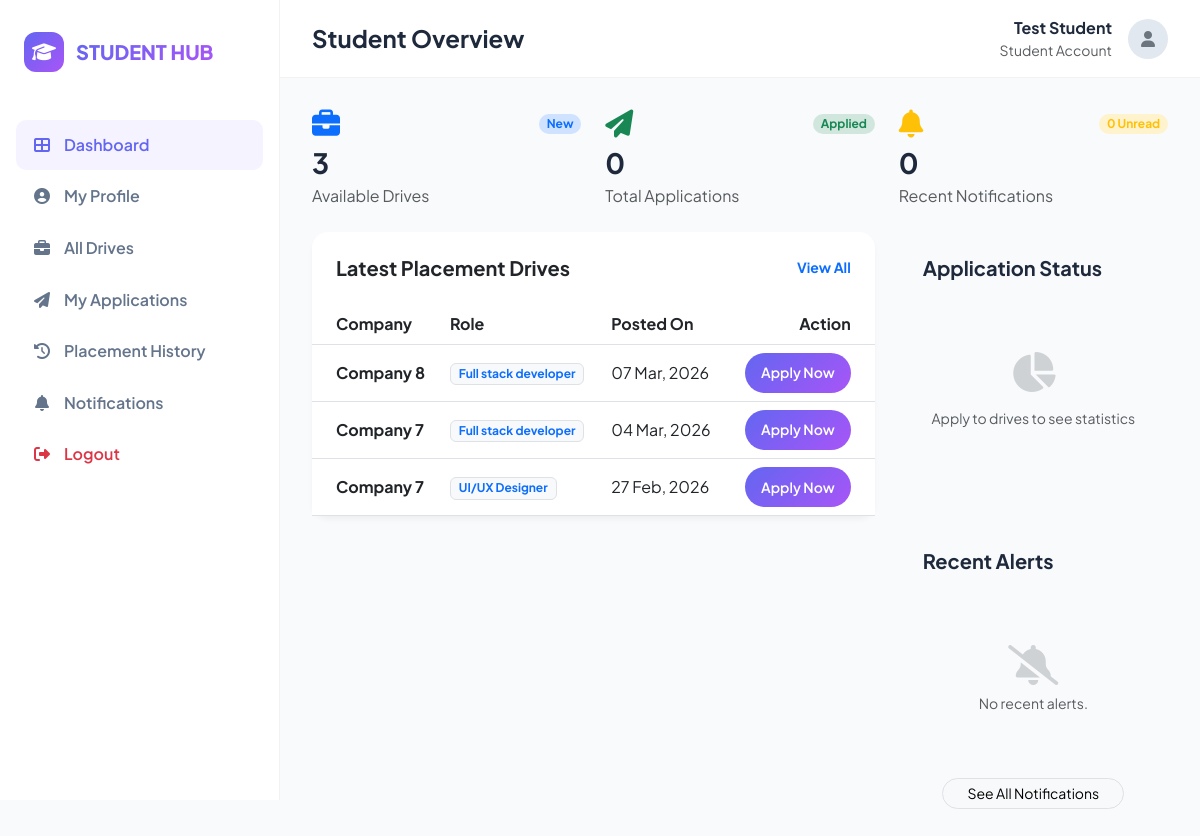
The app's page /student/dashboard (signed in) with its own data.
### models/student_profile.py (models this page shows, shortened)
class StudentProfile(db.Model):
    __tablename__ = "student_profiles"
    id = db.Column(db.Integer, primary_key=True)
    account_id = db.Column(db.Integer, db.ForeignKey("accounts.id"), unique=True, nullable=False)
    full_name = db.Column(db.String(255), nullable=False)
    university_register_number = db.Column(db.String(100), unique=True, nullable=False)
    gender_code = db.Column(db.String(20), nullable=True)
    date_of_birth = db.Column(db.Date, nullable=True)
    institutional_email = db.Column(db.String(255), unique=True, nullable=False)
    personal_email = db.Column(db.String(255), nullable=True)
    primary_phone = db.Column(db.String(20), nullable=False)
    secondary_phone = db.Column(db.String(20), nullable=True)
    skills = db.Column(db.String(500), nullable=True)
    cv_filename = db.Column(db.String(255), nullable=True)

### models/placement_drive.py (models this page shows, shortened)
class PlacementDrive(db.Model):
    __tablename__ = "placement_drives"
    id = db.Column(db.Integer, primary_key=True)
    company_id = db.Column(db.Integer, db.ForeignKey("company_profiles.id"), nullable=False)
    company = db.relationship("CompanyProfile")
    job_title = db.Column(db.String(200), nullable=False)
    job_description = db.Column(db.Text, nullable=False)
    eligibility_criteria = db.Column(db.String(500), nullable=False)
    job_location = db.Column(db.String(100), nullable=False)
    package_amount = db.Column(db.String(50), nullable=False)
    application_deadline = db.Column(db.DateTime, nullable=False)
    approval_status = db.Column(
        db.Enum(DriveStatus),
        nullable=False,
        default=DriveStatus.PENDING
    )
    created_at = db.Column(db.DateTime, nullable=False, server_default=db.func.now())
    approved_at = db.Column(db.DateTime, nullable=True, onupdate=db.func.now())
    rejection_reason = db.Column(db.String(500), nullable=True)

### models/company_profile.py (models this page shows, shortened)
class CompanyProfile(db.Model):
    __tablename__ = "company_profiles"
    id = db.Column(db.Integer, primary_key=True)
    account_id = db.Column(db.Integer, db.ForeignKey("accounts.id"), unique=True, nullable=False)
    name = db.Column(db.String(255), nullable=False)
    company_id_field = db.Column(db.String(100), unique=True, nullable=False)
    website_url = db.Column(db.String(255), nullable=True)
    industry_type = db.Column(db.String(255), nullable=True)
    location = db.Column(db.String(255), nullable=True)
    approval_status = db.Column(
        db.Enum(ApprovalAction),
        nullable=False,
        default=ApprovalAction.PENDING,
        index=True
    )
    hr_contact = db.Column(db.String(255), nullable=False)
    work_email = db.Column(db.String(255), unique=True, nullable=False)

### routes/engagement_routes.py (the view)
@student_bp.route("/dashboard", endpoint="dashboard")
@active_account_required
def engagement_portal_main():
    profile = get_current_student_profile()
    student_name = profile.full_name if profile else "Student User"
    latest_drives = []
    app_count = 0
    unread_notifications_count = 0
    recent_notifications = []
    if profile:
        current_time = datetime.now()
        latest_drives = PlacementDrive.query.filter(
            PlacementDrive.approval_status == DriveStatus.APPROVED,
            PlacementDrive.application_deadline >= current_time
        ).order_by(PlacementDrive.created_at.desc()).limit(5).all()
        app_count = StudentApplication.query.filter_by(student_id=profile.id).count()
        unread_notifications_count = Notification.query.filter_by(
            student_id=profile.id,
            is_read=False
        ).count()
        recent_notifications = Notification.query.filter_by(
            student_id=profile.id
        ).order_by(Notification.created_at.desc()).limit(5).all()
        applied_drive_ids = [app.drive_id for app in StudentApplication.query.filter_by(student_id=profile.id).all()]
        status_counts = {
            'Applied': StudentApplication.query.filter_by(student_id=profile.id, status=ApplicationStatus.APPLIED).count(),
            'Shortlisted': StudentApplication.query.filter_by(student_id=profile.id, status=ApplicationStatus.SHORTLISTED).count(),
            'Selected': StudentApplication.query.filter_by(student_id=profile.id, status=ApplicationStatus.SELECTED).count(),
            'Rejected': StudentApplication.query.filter_by(student_id=profile.id, status=ApplicationStatus.REJECTED).count()
        }
    return render_template(
        "student/dashboard.html",
        student_name=student_name,
        latest_drives=latest_drives,
        app_count=app_count,
        unread_count=unread_notifications_count,
        recent_notifications=recent_notifications,
        applied_drive_ids=applied_drive_ids,
        status_counts=status_counts if profile else {}
    )

### templates/student/dashboard.html (shortened to what this page needs)
{% extends 'base_student.html' %}
{% block page_title %}Student Overview{% endblock %}
{% block content %}
<div class="row g-4 mb-4">
    <div class="col-md-4">
        <div class="portal-summary-tile">
            <div class="d-flex align-items-center justify-content-between mb-2">
                <i class="fas fa-briefcase text-primary fs-3"></i>
                <span class="badge bg-primary-subtle text-primary rounded-pill">New</span>
            </div>
            <h3 class="fw-bold mb-1">{{ latest_drives|length }}</h3>
            <p class="text-muted mb-0">Available Drives</p>
        </div>
    </div>
    <div class="col-md-4">
        <div class="portal-summary-tile">
            <div class="d-flex align-items-center justify-content-between mb-2">
                <i class="fas fa-paper-plane text-success fs-3"></i>
                <span class="badge bg-success-subtle text-success rounded-pill">Applied</span>
            </div>
            <h3 class="fw-bold mb-1">{{ app_count }}</h3>
            <p class="text-muted mb-0">Total Applications</p>
        </div>
    </div>
    <div class="col-md-4">
        <div class="portal-summary-tile">
            <div class="d-flex align-items-center justify-content-between mb-2">
                <i class="fas fa-bell text-warning fs-3"></i>
                <span class="badge bg-warning-subtle text-warning rounded-pill">{{ unread_count }} Unread</span>
            </div>
            <h3 class="fw-bold mb-1">{{ unread_count }}</h3>
            <p class="text-muted mb-0">Recent Notifications</p>
        </div>
    </div>
</div>
<div class="row g-4">
    <div class="col-lg-8">
        <div class="card mb-4">
            <div class="card-header bg-transparent border-0 p-4">
                <div class="d-flex justify-content-between align-items-center">
                    <h5 class="fw-bold mb-0">Latest Placement Drives</h5>
                    <a href="{{ url_for('student.placements') }}"
                        class="small text-decoration-none fw-bold text-primary">View All</a>
                </div>
            </div>
            <div class="card-body p-0">
                <div class="table-responsive">
                    <table class="table table-hover align-middle mb-0">
                        <thead class="bg-light">
                            <tr>
                                <th class="ps-4">Company</th>
                                <th>Role</th>
                                <th>Posted On</th>
                                <th class="pe-4 text-end">Action</th>
                            </tr>
                        </thead>
                        <tbody>
                            {% if latest_drives %}
                            {% for drive in latest_drives %}
                            <tr>
                                <td class="ps-4">
                                    <div class="fw-bold text-dark">{{ drive.company.name }}</div>
                                </td>
                                <td><span class="badge bg-light text-primary border">{{ drive.job_title }}</span></td>
                                <td>{{ drive.created_at | format_drive_date }}</td>
                                <td class="pe-4 text-end">
                                    {% if drive.id in applied_drive_ids %}
                                    <button class="btn btn-sm btn-success-subtle text-success rounded-pill px-3"
                                        disabled>
                                        <i class="fas fa-check-circle me-1"></i> Applied
                                    </button>
                                    {% else %}
                                    <a href="{{ url_for('student.placements') }}"
                                        class="btn btn-sm btn-primary-custom rounded-pill px-3">Apply Now</a>
                                    {% endif %}
                                </td>
                            </tr>
                            {% endfor %}
                            {% endif %}
                        </tbody>
                    </table>
                </div>
            </div>
        </div>
    </div>
    <div class="col-lg-4">
        <div class="portal-panel mb-4">
            <div class="card-header bg-transparent border-0 p-4">
                <h5 class="fw-bold mb-0">Application Status</h5>
            </div>
            <div class="card-body p-4 pt-0 d-flex flex-column align-items-center">
                <div style="width: 100%; max-width: 250px; position: relative;">
                </div>
            </div>
        </div>
        <div class="portal-panel h-100">
            <div class="card-header bg-transparent border-0 p-4">
                <h5 class="fw-bold mb-0">Recent Alerts</h5>
            </div>
            <div class="card-body p-4 pt-0">
                {% if recent_notifications %}
                {% for note in recent_notifications %}
                <div class="d-flex gap-3 mb-3 border-bottom pb-3">
                    <div class="flex-shrink-0">
                        <div class="rounded-circle {% if note.category == 'Success' %}bg-success-subtle text-success{% elif note.category == 'Warning' %}bg-danger-subtle text-danger{% else %}bg-info-subtle text-info{% endif %} p-2 d-flex align-items-center justify-content-center"
                            style="width: 35px; height: 35px;">
                            <i
                                class="fas {% if note.category == 'Success' %}fa-check{% elif note.category == 'Warning' %}fa-exclamation-triangle{% else %}fa-info-circle{% endif %} small"></i>
                        </div>
                    </div>
                    <div class="flex-grow-1 overflow-hidden">
                        <p class="mb-0 small fw-bold text-dark text-truncate">{{ note.message }}</p>
                        <p class="mb-0 text-muted extra-small">{{ note.created_at | format_drive_date }}</p>
                    </div>
                </div>
                {% endfor %}
                {% else %}
                <div class="text-center py-5 text-muted">
                    <i class="fas fa-bell-slash d-block mb-2 opacity-25 fs-1"></i>
                    <p class="small mb-0">No recent alerts.</p>
                </div>
                {% endif %}
                <div class="text-center mt-3">
                    <a href="{{ url_for('student.notifications') }}"
                        class="btn btn-sm btn-light border rounded-pill px-4">See All Notifications</a>
                </div>
            </div>
        </div>
    </div>
</div>
{% endblock %}

### templates/base_student.html (shortened to what this page needs)
<!DOCTYPE html>
<html lang="en">
<head>
    <link href="https://cdn.jsdelivr.net/npm/bootstrap@5.3.0/dist/css/bootstrap.min.css" rel="stylesheet">
    <link href="https://cdnjs.cloudflare.com/ajax/libs/font-awesome/6.4.0/css/all.min.css" rel="stylesheet">
</head>
<body>
<nav id="sidebar">
        <div class="sidebar-brand">
            <div class="brand-logo"><i class="fas fa-graduation-cap"></i></div>
            <span class="brand-name">STUDENT HUB</span>
        </div>
        <div class="sidebar-menu">
            <a href="{{ url_for('student.dashboard') }}"
                class="nav-link {% if request.endpoint == 'student.dashboard' %}active{% endif %}">
                <i class="fas fa-th-large"></i> <span>Dashboard</span>
            </a>
            <a href="{{ url_for('student.profile') }}"
                class="nav-link {% if request.endpoint == 'student.profile' %}active{% endif %}">
                <i class="fas fa-user-circle"></i> <span>My Profile</span>
            </a>
<a href="{{ url_for('student.placements') }}"
                class="nav-link {% if request.endpoint == 'student.placements' %}active{% endif %}">
                <i class="fas fa-briefcase"></i> <span>All Drives</span>
            </a>
<a href="{{ url_for('student.applications') }}"
                class="nav-link {% if request.endpoint == 'student.applications' %}active{% endif %}">
                <i class="fas fa-paper-plane"></i> <span>My Applications</span>
            </a>
            <a href="{{ url_for('student.history') }}"
                class="nav-link {% if request.endpoint == 'student.history' %}active{% endif %}">
                <i class="fas fa-history"></i> <span>Placement History</span>
            </a>
            <a href="{{ url_for('student.notifications') }}"
                class="nav-link {% if request.endpoint == 'student.notifications' %}active{% endif %}">
                <i class="fas fa-bell"></i> <span>Notifications</span>
            </a>
<a href="{{ url_for('auth.logout') }}" class="nav-link text-danger">
                <i class="fas fa-sign-out-alt"></i> <span>Logout</span>
            </a>
        </div>
    </nav>
<main id="main-content">
        <div class="top-navbar">
            <h4 class="fw-bold mb-0">{% block page_title %}Dashboard{% endblock %}</h4>
            <div class="dropdown">
                <div class="d-flex align-items-center gap-3" role="button" data-bs-toggle="dropdown"
                    aria-expanded="false" style="cursor: pointer;">
                    <div class="text-end d-none d-md-block">
                        <p class="mb-0 fw-bold">{{ student_name if student_name else 'Student User' }}</p>
                        <p class="mb-0 text-muted small">Student Account</p>
                    </div>
                    <div
                        style="width: 40px; height: 40px; background: #e2e8f0; border-radius: 50%; display: flex; align-items: center; justify-content: center;">
                        <i class="fas fa-user text-secondary"></i>
                    </div>
                </div>
            </div>
        </div>
        {% block content %}{% endblock %}
    </main>
</body>
</html>

### records on screen
StudentProfile: full_name "Test Student"
PlacementDrive: company.name "Company 8", job_title "Full stack developer", created_at "07 Mar, 2026"
PlacementDrive: company.name "Company 7", job_title "Full stack developer", created_at "04 Mar, 2026"
PlacementDrive: company.name "Company 7", job_title "UI/UX Designer", created_at "27 Feb, 2026"

### other values on screen
{{ latest_drives|length }} "3"
{{ app_count }} "0"
{{ unread_count }} "0"
